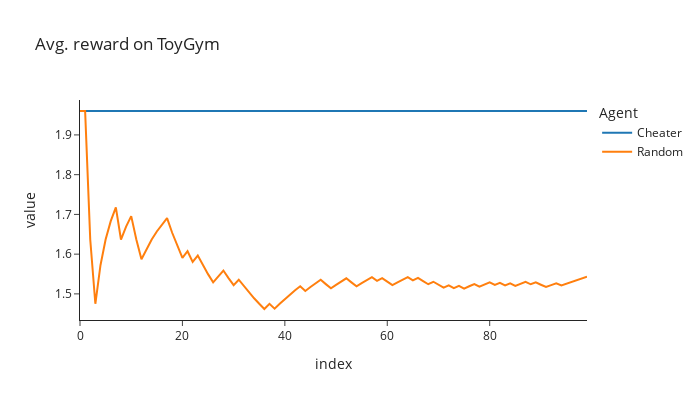

This figure's notebook cell:
### Markdown cell above
# Cheater Agent


The Cheater agent is a special type of agent that has access to the optimal policy of the environment beforehand. It uses the `find_optimal_policy()` function to calculate the best action for each state when initialized. This agent serves as an upper baseline - it shows us the best possible performance we could achieve, since it already knows the perfect actions to take.

In the code below, we'll create a Cheater agent and compare it against a Random agent on the ToyGym environment. The Cheater agent should significantly outperform the Random agent since it has perfect knowledge of what to do.

### Code cell
class Cheater(Agent):
    def __init__(self, env: DiscreteEnviroGym, config: AgentConfig = defaultConfig, gamma=0.99, seed=0):
        super().__init__(env, config, gamma, seed)
        self.pi_opt = find_optimal_policy(self.env.unwrapped.env, self.gamma)

    def get_action(self, obs):
        return self.pi_opt[obs]


env_toy = gym.make("ToyGym-v0")
agents_toy: list[Agent] = [Cheater(env_toy), Random(env_toy)]
returns_dict = {}
for agent in agents_toy:
    returns = agent.train(n_runs=100)
    returns_dict[agent.name] = utils.cummean(returns)

line(
    list(returns_dict.values()),
    names=list(returns_dict.keys()),
    title=f"Avg. reward on {env_toy.spec.name}",
    labels={"x": "Episode", "y": "Avg. reward", "variable": "Agent"},
    template="simple_white",
    width=700,
    height=400,
)

### Figure 1 — Plotly figure (JSON) as saved in the notebook; plotly's stock layout.template omitted (floating-point values rounded to 4 significant figures)
{"data": [{"hovertemplate": "Agent=wide_variable_0<br>index=%{x}<br>value=%{y}<extra></extra>", "legendgroup": "wide_variable_0", "line": {"color": "#1F77B4", "dash": "solid"}, "marker": {"symbol": "circle"}, "mode": "lines", "name": "Cheater", "orientation": "v", "showlegend": true, "type": "scatter", "x": [0, 1, 2, 3, 4, 5, 6, 7, 8, 9, 10, 11, 12, 13, 14, 15, 16, 17, 18, 19, 20, 21, 22, 23, 24, 25, 26, 27, 28, 29, 30, 31, 32, 33, 34, 35, 36, 37, 38, 39, 40, 41, 42, 43, 44, 45, 46, 47, 48, 49, 50, 51, 52, 53, 54, 55, 56, 57, 58, 59, 60, 61, 62, 63, 64, 65, 66, 67, 68, 69, 70, 71, 72, 73, 74, 75, 76, 77, 78, 79, 80, 81, 82, 83, 84, 85, 86, 87, 88, 89, 90, 91, 92, 93, 94, 95, 96, 97, 98, 99], "xaxis": "x", "y": [1.96, 1.96, 1.96, 1.96, 1.96, 1.96, 1.96, 1.96, 1.96, 1.96, 1.96, 1.96, 1.96, 1.96, 1.96, 1.96, 1.96, 1.96, 1.96, 1.96, 1.96, 1.96, 1.96, 1.96, 1.96, 1.96, 1.96, 1.96, 1.96, 1.96, 1.96, 1.96, 1.96, 1.96, 1.96, 1.96, 1.96, 1.96, 1.96, 1.96, 1.96, 1.96, 1.96, 1.96, 1.96, 1.96, 1.96, 1.96, 1.96, 1.96, 1.96, 1.96, 1.96, 1.96, 1.96, 1.96, 1.96, 1.96, 1.96, 1.96, 1.96, 1.96, 1.96, 1.96, 1.96, 1.96, 1.96, 1.96, 1.96, 1.96, 1.96, 1.96, 1.96, 1.96, 1.96, 1.96, 1.96, 1.96, 1.96, 1.96, 1.96, 1.96, 1.96, 1.96, 1.96, 1.96, 1.96, 1.96, 1.96, 1.96, 1.96, 1.96, 1.96, 1.96, 1.96, 1.96, 1.96, 1.96, 1.96, 1.96], "yaxis": "y"}, {"hovertemplate": "Agent=wide_variable_1<br>index=%{x}<br>value=%{y}<extra></extra>", "legendgroup": "wide_variable_1", "line": {"color": "#FF7F0E", "dash": "solid"}, "marker": {"symbol": "circle"}, "mode": "lines", "name": "Random", "orientation": "v", "showlegend": true, "type": "scatter", "x": [0, 1, 2, 3, 4, 5, 6, 7, 8, 9, 10, 11, 12, 13, 14, 15, 16, 17, 18, 19, 20, 21, 22, 23, 24, 25, 26, 27, 28, 29, 30, 31, 32, 33, 34, 35, 36, 37, 38, 39, 40, 41, 42, 43, 44, 45, 46, 47, 48, 49, 50, 51, 52, 53, 54, 55, 56, 57, 58, 59, 60, 61, 62, 63, 64, 65, 66, 67, 68, 69, 70, 71, 72, 73, 74, 75, 76, 77, 78, 79, 80, 81, 82, 83, 84, 85, 86, 87, 88, 89, 90, 91, 92, 93, 94, 95, 96, 97, 98, 99], "xaxis": "x", "y": [1.96, 1.96, 1.637, 1.475, 1.572, 1.637, 1.683, 1.718, 1.637, 1.669, 1.696, 1.637, 1.587, 1.614, 1.637, 1.657, 1.675, 1.691, 1.654, 1.621, 1.591, 1.607, 1.581, 1.596, 1.572, 1.55, 1.529, 1.544, 1.559, 1.54, 1.522, 1.536, 1.519, 1.504, 1.489, 1.475, 1.462, 1.475, 1.463, 1.475, 1.487, 1.498, 1.509, 1.519, 1.507, 1.517, 1.527, 1.536, 1.525, 1.514, 1.523, 1.531, 1.539, 1.529, 1.519, 1.527, 1.535, 1.542, 1.533, 1.54, 1.531, 1.522, 1.529, 1.536, 1.542, 1.534, 1.54, 1.532, 1.524, 1.531, 1.523, 1.516, 1.522, 1.514, 1.52, 1.513, 1.519, 1.525, 1.518, 1.524, 1.529, 1.522, 1.528, 1.521, 1.526, 1.52, 1.525, 1.53, 1.524, 1.529, 1.523, 1.517, 1.522, 1.527, 1.521, 1.526, 1.53, 1.534, 1.539, 1.543], "yaxis": "y"}], "layout": {"height": 400, "hovermode": "x unified", "legend": {"title": {"text": "Agent"}, "tracegroupgap": 0}, "title": {"text": "Avg. reward on ToyGym"}, "width": 700, "xaxis": {"anchor": "y", "domain": [0, 1], "title": {"text": "index"}}, "yaxis": {"anchor": "x", "domain": [0, 1], "title": {"text": "value"}}}}
